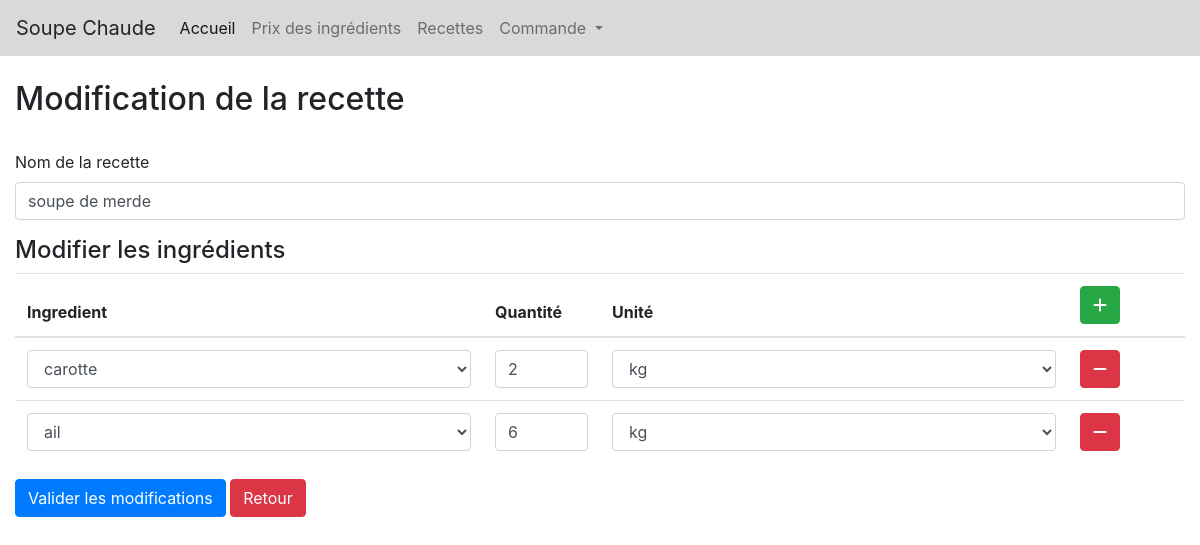
Page /update.php?id=4 on the committed database.
### tables this page shows
CREATE TABLE IF NOT EXISTS `recette` (
  `ID_RECETTE` int(11) NOT NULL AUTO_INCREMENT,
  `NOM_RECETTE` varchar(100) DEFAULT NULL,
  `PRIX` float DEFAULT NULL,
  `VALEURCALR` float DEFAULT NULL,
  `LIPIDER` float DEFAULT NULL,
  `GLUCIDER` float DEFAULT NULL,
  `PROTEINER` float DEFAULT NULL,
  `PRIXR_LEADER` float DEFAULT NULL,
  `PRIXR_RUNGIS` float DEFAULT NULL,
  PRIMARY KEY (`ID_RECETTE`)
);

CREATE TABLE IF NOT EXISTS `compose` (
  `ID_INGREDIENT` int(11) NOT NULL,
  `ID_RECETTE` int(11) NOT NULL,
  `ID_UNITE` int(11) NOT NULL,
  `QUANTITE` int(11) DEFAULT NULL,
  PRIMARY KEY (`ID_INGREDIENT`,`ID_RECETTE`,`ID_UNITE`),
  KEY `FK_COMPOSE_COMPOSE2_RECETTE` (`ID_RECETTE`),
  KEY `FK_COMPOSE_COMPOSE3_UNITE` (`ID_UNITE`)
);

### config/config.php (called while the page is built)
<?php
function base_url(){
  	return 'http://localhost/soupe';
}

### update.php (the view, shortened to what this page needs)
<?php include('templates/header.php'); ?>
<?php
require_once "config.php";
$id = @$_GET['id'];
if( $id ) {
	$id = (int) $id;
	$sql = "SELECT * FROM RECETTE WHERE ID_RECETTE=$id";
	$result = mysqli_query($conn, $sql);
	$recette_data = $result->fetch_assoc();
	$i_sql = "SELECT * FROM INGREDIENT";
	$i_results = mysqli_query($conn, $i_sql);
	$u_sql = "SELECT * FROM UNITE";
	$u_results = mysqli_query($conn, $u_sql);
}
else {
	header("Location: ".base_url());
	exit();
}
?>
<div class="row add-receipe-container">
    <div class="col-md-12">
    	<div class="page-heading mt-4 mb-1">
    		<h2>Modification de la recette</h2>
    	</div>
    	<br />
    	<form action="actions/recipe/update.php" method="POST" id="addRecipe">
		  <div class="form-group">
		    <label for="nom_recette">Nom de la recette</label>
		    <input type="text" class="form-control" id="nom_recette" name="nom_recette" value="<?php echo ( isset($_POST[ 'nom_recette' ]) ) ? $_POST[ 'nom_recette' ] : $recette_data[ 'NOM_RECETTE' ] ?>" />
		  </div>
		  <h4>Modifier les ingrédients</h4>
		  <div class="table-responsive">
			  <table class="table recipe-table">
			  	<thead>
			  		<tr>
			  			<th>Ingredient</th>
			  			<th>Quantité</th>
			  			<th>Unité</th>
			  			<th><button type="button" onclick="addRow()" class="btn btn-success"><i class="fas fa-plus"></i></button></th>
			  		</tr>
			  	</thead>
			  	<tbody>
			  		<?php
			  		$sql = "SELECT * FROM COMPOSE WHERE ID_RECETTE=$id";
					    if($result = mysqli_query($conn, $sql)){
					        if(mysqli_num_rows($result) > 0){
					        	$x=1;
					           while($row = mysqli_fetch_array($result)){ ?>
					           	<tr data-row-id="<?php echo $x; ?>" id="row_<?php echo $x; ?>">
						  			<td style="width: 40%">
						  				<select class="form-control" name="select[<?php echo $x; ?>][ingredient_id]" class="select2">
						  					<?php
						  					if( $i_results ) {
												foreach ( $i_results as $r ) {
													$selected = ( $r[ 'ID_INGREDIENT' ] == $row[ 'ID_INGREDIENT' ] ) ? 'selected="selected"' : '';
													echo "<option value='". $r[ 'ID_INGREDIENT' ] ."' $selected>".$r[ 'NOM_INGREDIENT' ]."</option>";
												}
											}
						  					?>
						  				</select>
						  			</td>
						  			<td style="width: 10%">
						  				<input type="text" name="select[<?php echo $x; ?>][qty]" class="form-control" value="<?php echo $row[ 'QUANTITE' ] ?>">
						  			</td>
						  			<td style="width: 40%">
						  				<select class="form-control" name="select[<?php echo $x; ?>][unit_id]">
						  					<?php if( $u_results ) {
												foreach ( $u_results as $u ) {
													$selected = ( $u[ 'ID_UNITE' ] == $row[ 'ID_UNITE' ] ) ? 'selected="selected"' : '';
													echo "<option value='". $u[ 'ID_UNITE' ] ."' $selected>".$u[ 'UNITE_MASSE' ]."</option>";
												}
											} ?>
						  				</select>
						  			</td>
						  			<td style="width: 10%">
						  				<button type="button" onclick="removeRow(<?php echo $x; ?>)" class="btn btn-danger"><i class="fas fa-minus"></i></button>
						  			</td>
						  		</tr>
					           	<?php
					           	$x++;
					           	}
					        }
					    }
					   ?>
			  	</tbody>
			  </table>
		  </div>
		  	<button type="submit" class="btn btn-primary">Valider les modifications</button>
		  	<a href="<?php echo base_url() . '/recette.php' ?>" class="btn btn-danger">Retour</a>
		</form>
    </div>
</div>
<?php include('templates/footer.php'); ?>

### rows in the picture
recette: nom_recette "soupe de merde"
compose: QUANTITE "2"
compose: QUANTITE "6"

### other values in the picture
form field value "carotte"
form field value "kg"
form field value "ail"
